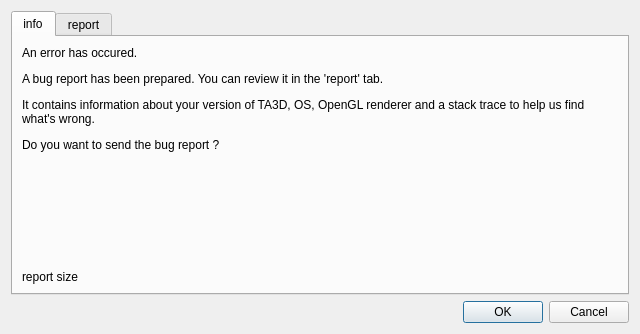
<?xml version="1.0" encoding="UTF-8"?>
<ui version="4.0">
 <class>BugReportDialog</class>
 <widget class="QDialog" name="BugReportDialog">
  <property name="geometry">
   <rect>
    <x>0</x>
    <y>0</y>
    <width>640</width>
    <height>334</height>
   </rect>
  </property>
  <property name="windowTitle">
   <string>Bug report</string>
  </property>
  <layout class="QVBoxLayout" name="verticalLayout">
   <item>
    <widget class="QTabWidget" name="tabWidget">
     <property name="currentIndex">
      <number>0</number>
     </property>
     <widget class="QWidget" name="info">
      <attribute name="title">
       <string>info</string>
      </attribute>
      <layout class="QVBoxLayout" name="verticalLayout_2">
       <item>
        <widget class="QLabel" name="lbl_info">
         <property name="text">
          <string>&lt;html&gt;&lt;head/&gt;&lt;body&gt;&lt;p&gt;An error has occured.&lt;/p&gt;&lt;p&gt;A bug report has been prepared. You can review it in the 'report' tab.&lt;/p&gt;&lt;p&gt;It contains information about your version of TA3D, OS, OpenGL renderer and a stack trace to help us find what's wrong.&lt;/p&gt;&lt;p&gt;Do you want to send the bug report ?&lt;/p&gt;&lt;/body&gt;&lt;/html&gt;</string>
         </property>
         <property name="wordWrap">
          <bool>true</bool>
         </property>
        </widget>
       </item>
       <item>
        <spacer name="verticalSpacer">
         <property name="orientation">
          <enum>Qt::Vertical</enum>
         </property>
         <property name="sizeHint" stdset="0">
          <size>
           <width>20</width>
           <height>40</height>
          </size>
         </property>
        </spacer>
       </item>
       <item>
        <widget class="QLabel" name="lbl_size">
         <property name="text">
          <string>report size</string>
         </property>
        </widget>
       </item>
      </layout>
     </widget>
     <widget class="QWidget" name="report">
      <attribute name="title">
       <string>report</string>
      </attribute>
      <layout class="QVBoxLayout" name="verticalLayout_3">
       <item>
        <widget class="QPlainTextEdit" name="pte_text">
         <property name="readOnly">
          <bool>true</bool>
         </property>
        </widget>
       </item>
      </layout>
     </widget>
    </widget>
   </item>
   <item>
    <widget class="QDialogButtonBox" name="buttonBox">
     <property name="toolTip">
      <string>ok = send, cancel = don't send</string>
     </property>
     <property name="orientation">
      <enum>Qt::Horizontal</enum>
     </property>
     <property name="standardButtons">
      <set>QDialogButtonBox::Cancel|QDialogButtonBox::Ok</set>
     </property>
    </widget>
   </item>
  </layout>
 </widget>
 <resources/>
 <connections>
  <connection>
   <sender>buttonBox</sender>
   <signal>accepted()</signal>
   <receiver>BugReportDialog</receiver>
   <slot>accept()</slot>
   <hints>
    <hint type="sourcelabel">
     <x>248</x>
     <y>254</y>
    </hint>
    <hint type="destinationlabel">
     <x>157</x>
     <y>274</y>
    </hint>
   </hints>
  </connection>
  <connection>
   <sender>buttonBox</sender>
   <signal>rejected()</signal>
   <receiver>BugReportDialog</receiver>
   <slot>reject()</slot>
   <hints>
    <hint type="sourcelabel">
     <x>316</x>
     <y>260</y>
    </hint>
    <hint type="destinationlabel">
     <x>286</x>
     <y>274</y>
    </hint>
   </hints>
  </connection>
 </connections>
</ui>
